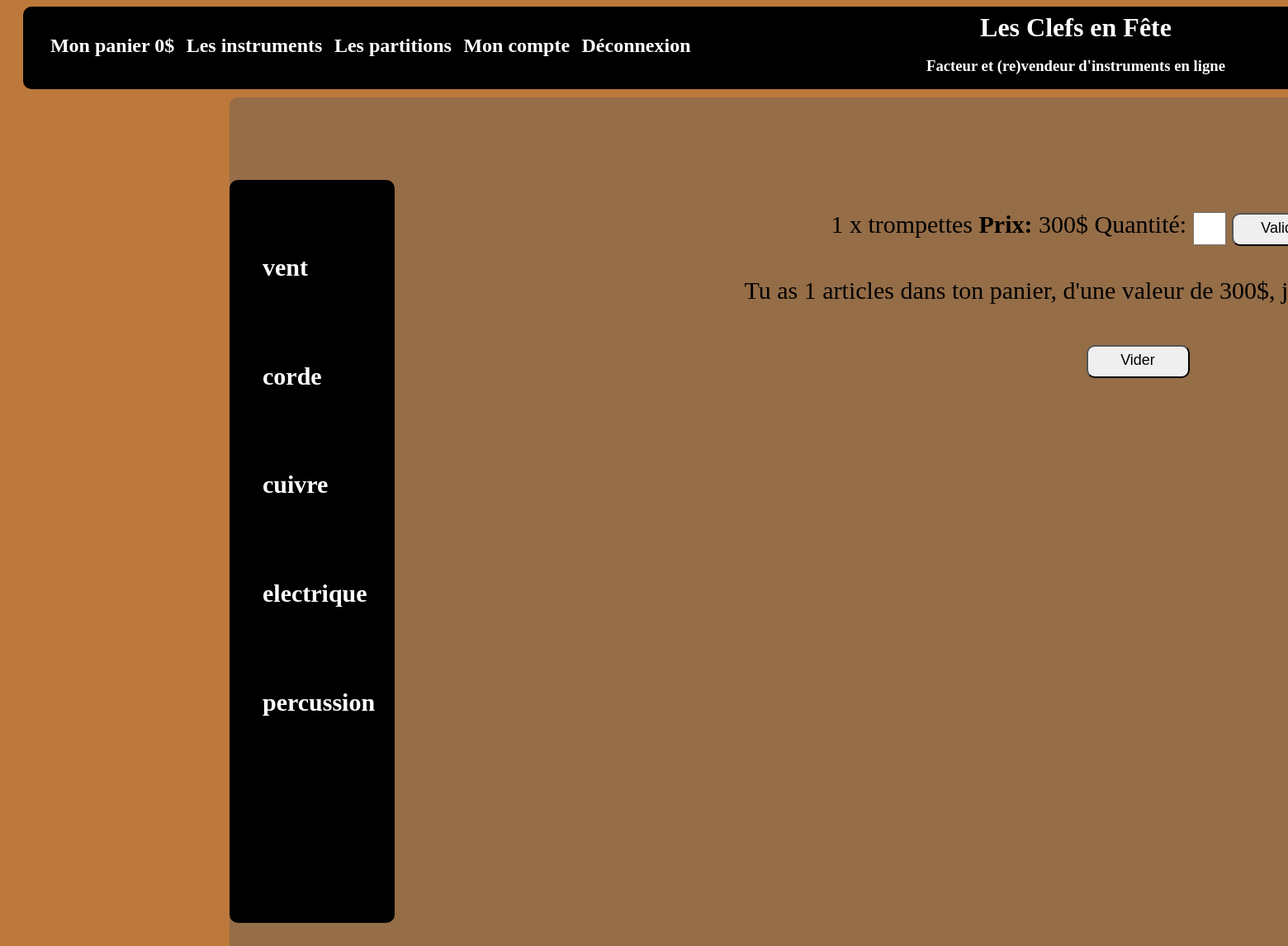
Screenshot of /panier.php?article=trompettes with the database file from the repository.
### tables this page shows
CREATE TABLE `familles` (
  `id_famille` int(11) NOT NULL,
  `famille` varchar(255) NOT NULL
);

CREATE TABLE `instruments` (
  `id_instru` int(11) NOT NULL,
  `instrument` varchar(255) NOT NULL,
  `partoche` varchar(255) NOT NULL,
  `prix_inst` float NOT NULL,
  `prix_ptn` float NOT NULL
);

### panier.php (the view, shortened to what this page needs)
<html>
	<head>
		<link rel="stylesheet" href="miniboutique.css">
	</head>
	<body>
		<?PHP include("header.php");?>
		<div class="center">
			<?PHP include("menu.php");?>
			<div class="boutique">
<?PHP
$resultat = mysqli_query($_SESSION['mysqli'], 'SELECT * FROM instruments');
$count = 0;
$price = 0;
while($donnees = mysqli_fetch_assoc($resultat))
{
	if (($_SESSION[$donnees['instrument']] >= 1) || ($_SESSION[$donnees['partoche']] >= 1))
	{
		if ($_SESSION[$donnees['instrument']] >= 1)
		{
			$res = $_SESSION[$donnees['instrument']] * $donnees['prix_inst'];
			echo "<form style=\"text-align:center;\" method=\"POST\" action=\"panier.php?article=".$donnees['instrument']."\"><p class=\"articles\">".$_SESSION[$donnees['instrument']]." x ".$donnees['instrument']."<strong> Prix: </strong>".$res."$ Quantité: <input style=\"width:40px;height:40px;\" type=\"text\" name=\"qnt\" value=\"\"> <input class=\"suscribe_input\" type=\"submit\" name=\"submit\" value=\"Valider\"> <input class=\"suscribe_input\" type=\"submit\" name=\"delete\" value=\"Supprimer\"></p></form>";
			$price = $price + $res;
			$count = $count + $_SESSION[$donnees['instrument']];
		}
	}
}
if ($count !== 0)
{
	echo "<p class=\"articles\">Tu as $count articles dans ton panier, d'une valeur de ".$price."$, joyeux luron ! <a href=\"result_commande.php\"><input class=\"suscribe_input\" type=\"submit\" name=\"submit\" value=\"Commande\" /></a></p>";
	echo "<form style=\"text-align:center;\" method=\"POST\" action=\"panier.php\"><p class=\"articles\"><input class=\"suscribe_input\" type=\"submit\" name=\"delete_all\" value=\"Vider\"></p></form>";
}
?>
			</div>
		</div>
	</body>
</html>

### menu.php (shortened to what this page needs)
<div class="menu">
	<ul class="ul_menu">
		<?PHP
$resultat = mysqli_query($_SESSION['mysqli'], 'SELECT famille FROM familles');
while($donnees = mysqli_fetch_assoc($resultat))
{
	?><li class="list_menu"><h2><a href="boutique.php?page=<?PHP echo $donnees['famille'];?>"><?PHP echo $donnees['famille']; ?></a></h2></li>
<?PHP
}
					?>
	</ul>
</div>

### miniboutique.css (style rules this page uses)
body { background-color:#BC793B; }
a { color:white; text-decoration:none; }
div.center { background-color:rgba(90,90,90,0.4); border-radius:10px; display:block; margin-top:10px; margin-left:270px; float:center; width:2000px; height:1200px; }
.suscribe_input { border-radius:10px; width:125px; height:40px; font-size:60%; margin-top:10px; padding-bottom:5px; }
.menu { background-color:black; border-radius:10px; width:10%; height:75%; display:block; float:left; margin-top:5%; }
.list_menu { color:white; font-size:20px; list-style:none; padding-top:15%; padding-bottom:15%; }
.ul_menu { width:80%; height:90%; margin-top:20%; }
.boutique { display:block; float:right; width:80%; height:75%; margin-top:5%; margin-right:5%; }
.articles { text-align:center; font-size:30px; }

### rows the page displays
familles: famille "vent"
familles: famille "corde"
familles: famille "cuivre"
familles: famille "electrique"
familles: famille "percussion"
instruments: instrument "1", instrument "trompettes", prix_inst "300"

### other values shown
$count "1"
$price "300"
